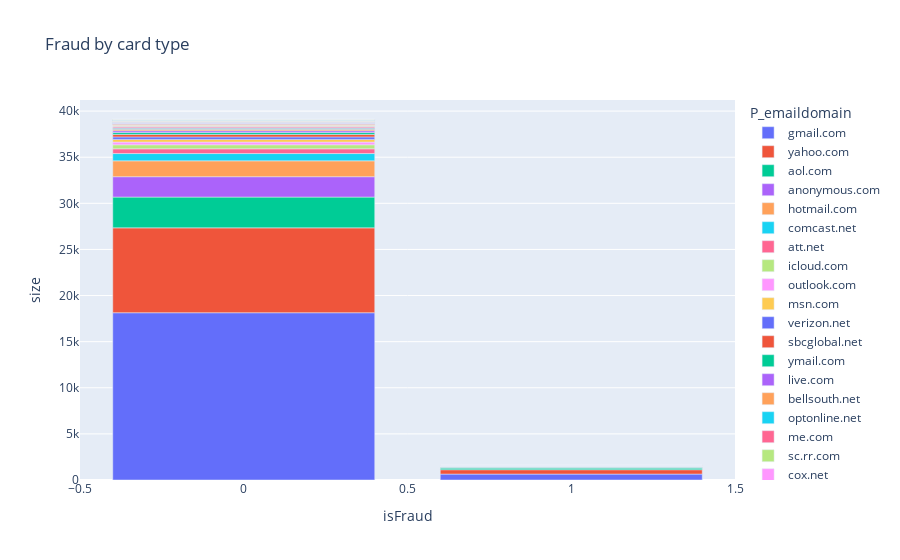

The code cell stored with this chart in its notebook:
### Code cell
px.bar(train_full_post.groupby(["isFraud", "P_emaildomain"], as_index=False).size().sort_values(by='size', ascending=False),\
        x="isFraud", y="size", color="P_emaildomain", title="Fraud by card type")

### Figure 1 — Plotly figure (JSON) as saved in the notebook; plotly's stock layout.template omitted (floating-point values rounded to 4 significant figures)
{"data": [{"alignmentgroup": "True", "hovertemplate": "P_emaildomain=gmail.com<br>isFraud=%{x}<br>size=%{y}<extra></extra>", "legendgroup": "gmail.com", "marker": {"color": "#636efa", "pattern": {"shape": ""}}, "name": "gmail.com", "offsetgroup": "gmail.com", "orientation": "v", "showlegend": true, "textposition": "auto", "type": "bar", "x": [0, 1], "xaxis": "x", "y": [18137, 641], "yaxis": "y"}, {"alignmentgroup": "True", "hovertemplate": "P_emaildomain=yahoo.com<br>isFraud=%{x}<br>size=%{y}<extra></extra>", "legendgroup": "yahoo.com", "marker": {"color": "#EF553B", "pattern": {"shape": ""}}, "name": "yahoo.com", "offsetgroup": "yahoo.com", "orientation": "v", "showlegend": true, "textposition": "auto", "type": "bar", "x": [0, 1], "xaxis": "x", "y": [9204, 475], "yaxis": "y"}, {"alignmentgroup": "True", "hovertemplate": "P_emaildomain=aol.com<br>isFraud=%{x}<br>size=%{y}<extra></extra>", "legendgroup": "aol.com", "marker": {"color": "#00cc96", "pattern": {"shape": ""}}, "name": "aol.com", "offsetgroup": "aol.com", "orientation": "v", "showlegend": true, "textposition": "auto", "type": "bar", "x": [0, 1], "xaxis": "x", "y": [3335, 176], "yaxis": "y"}, {"alignmentgroup": "True", "hovertemplate": "P_emaildomain=anonymous.com<br>isFraud=%{x}<br>size=%{y}<extra></extra>", "legendgroup": "anonymous.com", "marker": {"color": "#ab63fa", "pattern": {"shape": ""}}, "name": "anonymous.com", "offsetgroup": "anonymous.com", "orientation": "v", "showlegend": true, "textposition": "auto", "type": "bar", "x": [0, 1], "xaxis": "x", "y": [2212, 45], "yaxis": "y"}, {"alignmentgroup": "True", "hovertemplate": "P_emaildomain=hotmail.com<br>isFraud=%{x}<br>size=%{y}<extra></extra>", "legendgroup": "hotmail.com", "marker": {"color": "#FFA15A", "pattern": {"shape": ""}}, "name": "hotmail.com", "offsetgroup": "hotmail.com", "orientation": "v", "showlegend": true, "textposition": "auto", "type": "bar", "x": [0, 1], "xaxis": "x", "y": [1719, 49], "yaxis": "y"}, {"alignmentgroup": "True", "hovertemplate": "P_emaildomain=comcast.net<br>isFraud=%{x}<br>size=%{y}<extra></extra>", "legendgroup": "comcast.net", "marker": {"color": "#19d3f3", "pattern": {"shape": ""}}, "name": "comcast.net", "offsetgroup": "comcast.net", "orientation": "v", "showlegend": true, "textposition": "auto", "type": "bar", "x": [0, 1], "xaxis": "x", "y": [791, 82], "yaxis": "y"}, {"alignmentgroup": "True", "hovertemplate": "P_emaildomain=att.net<br>isFraud=%{x}<br>size=%{y}<extra></extra>", "legendgroup": "att.net", "marker": {"color": "#FF6692", "pattern": {"shape": ""}}, "name": "att.net", "offsetgroup": "att.net", "orientation": "v", "showlegend": true, "textposition": "auto", "type": "bar", "x": [0], "xaxis": "x", "y": [513], "yaxis": "y"}, {"alignmentgroup": "True", "hovertemplate": "P_emaildomain=icloud.com<br>isFraud=%{x}<br>size=%{y}<extra></extra>", "legendgroup": "icloud.com", "marker": {"color": "#B6E880", "pattern": {"shape": ""}}, "name": "icloud.com", "offsetgroup": "icloud.com", "orientation": "v", "showlegend": true, "textposition": "auto", "type": "bar", "x": [0, 1], "xaxis": "x", "y": [433, 12], "yaxis": "y"}, {"alignmentgroup": "True", "hovertemplate": "P_emaildomain=outlook.com<br>isFraud=%{x}<br>size=%{y}<extra></extra>", "legendgroup": "outlook.com", "marker": {"color": "#FF97FF", "pattern": {"shape": ""}}, "name": "outlook.com", "offsetgroup": "outlook.com", "orientation": "v", "showlegend": true, "textposition": "auto", "type": "bar", "x": [0, 1], "xaxis": "x", "y": [295, 5], "yaxis": "y"}, {"alignmentgroup": "True", "hovertemplate": "P_emaildomain=msn.com<br>isFraud=%{x}<br>size=%{y}<extra></extra>", "legendgroup": "msn.com", "marker": {"color": "#FECB52", "pattern": {"shape": ""}}, "name": "msn.com", "offsetgroup": "msn.com", "orientation": "v", "showlegend": true, "textposition": "auto", "type": "bar", "x": [0, 1], "xaxis": "x", "y": [293, 26], "yaxis": "y"}, {"alignmentgroup": "True", "hovertemplate": "P_emaildomain=verizon.net<br>isFraud=%{x}<br>size=%{y}<extra></extra>", "legendgroup": "verizon.net", "marker": {"color": "#636efa", "pattern": {"shape": ""}}, "name": "verizon.net", "offsetgroup": "verizon.net", "orientation": "v", "showlegend": true, "textposition": "auto", "type": "bar", "x": [0], "xaxis": "x", "y": [270], "yaxis": "y"}, {"alignmentgroup": "True", "hovertemplate": "P_emaildomain=sbcglobal.net<br>isFraud=%{x}<br>size=%{y}<extra></extra>", "legendgroup": "sbcglobal.net", "marker": {"color": "#EF553B", "pattern": {"shape": ""}}, "name": "sbcglobal.net", "offsetgroup": "sbcglobal.net", "orientation": "v", "showlegend": true, "textposition": "auto", "type": "bar", "x": [0, 1], "xaxis": "x", "y": [261, 1], "yaxis": "y"}, {"alignmentgroup": "True", "hovertemplate": "P_emaildomain=ymail.com<br>isFraud=%{x}<br>size=%{y}<extra></extra>", "legendgroup": "ymail.com", "marker": {"color": "#00cc96", "pattern": {"shape": ""}}, "name": "ymail.com", "offsetgroup": "ymail.com", "orientation": "v", "showlegend": true, "textposition": "auto", "type": "bar", "x": [0, 1], "xaxis": "x", "y": [207, 2], "yaxis": "y"}, {"alignmentgroup": "True", "hovertemplate": "P_emaildomain=live.com<br>isFraud=%{x}<br>size=%{y}<extra></extra>", "legendgroup": "live.com", "marker": {"color": "#ab63fa", "pattern": {"shape": ""}}, "name": "live.com", "offsetgroup": "live.com", "orientation": "v", "showlegend": true, "textposition": "auto", "type": "bar", "x": [0, 1], "xaxis": "x", "y": [199, 8], "yaxis": "y"}, {"alignmentgroup": "True", "hovertemplate": "P_emaildomain=bellsouth.net<br>isFraud=%{x}<br>size=%{y}<extra></extra>", "legendgroup": "bellsouth.net", "marker": {"color": "#FFA15A", "pattern": {"shape": ""}}, "name": "bellsouth.net", "offsetgroup": "bellsouth.net", "orientation": "v", "showlegend": true, "textposition": "auto", "type": "bar", "x": [0, 1], "xaxis": "x", "y": [162, 16], "yaxis": "y"}, {"alignmentgroup": "True", "hovertemplate": "P_emaildomain=optonline.net<br>isFraud=%{x}<br>size=%{y}<extra></extra>", "legendgroup": "optonline.net", "marker": {"color": "#19d3f3", "pattern": {"shape": ""}}, "name": "optonline.net", "offsetgroup": "optonline.net", "orientation": "v", "showlegend": true, "textposition": "auto", "type": "bar", "x": [0, 1], "xaxis": "x", "y": [122, 3], "yaxis": "y"}, {"alignmentgroup": "True", "hovertemplate": "P_emaildomain=me.com<br>isFraud=%{x}<br>size=%{y}<extra></extra>", "legendgroup": "me.com", "marker": {"color": "#FF6692", "pattern": {"shape": ""}}, "name": "me.com", "offsetgroup": "me.com", "orientation": "v", "showlegend": true, "textposition": "auto", "type": "bar", "x": [0, 1], "xaxis": "x", "y": [115, 1], "yaxis": "y"}, {"alignmentgroup": "True", "hovertemplate": "P_emaildomain=sc.rr.com<br>isFraud=%{x}<br>size=%{y}<extra></extra>", "legendgroup": "sc.rr.com", "marker": {"color": "#B6E880", "pattern": {"shape": ""}}, "name": "sc.rr.com", "offsetgroup": "sc.rr.com", "orientation": "v", "showlegend": true, "textposition": "auto", "type": "bar", "x": [0], "xaxis": "x", "y": [100], "yaxis": "y"}, {"alignmentgroup": "True", "hovertemplate": "P_emaildomain=cox.net<br>isFraud=%{x}<br>size=%{y}<extra></extra>", "legendgroup": "cox.net", "marker": {"color": "#FF97FF", "pattern": {"shape": ""}}, "name": "cox.net", "offsetgroup": "cox.net", "orientation": "v", "showlegend": true, "textposition": "auto", "type": "bar", "x": [0, 1], "xaxis": "x", "y": [82, 3], "yaxis": "y"}, {"alignmentgroup": "True", "hovertemplate": "P_emaildomain=earthlink.net<br>isFraud=%{x}<br>size=%{y}<extra></extra>", "legendgroup": "earthlink.net", "marker": {"color": "#FECB52", "pattern": {"shape": ""}}, "name": "earthlink.net", "offsetgroup": "earthlink.net", "orientation": "v", "showlegend": true, "textposition": "auto", "type": "bar", "x": [0], "xaxis": "x", "y": [60], "yaxis": "y"}, {"alignmentgroup": "True", "hovertemplate": "P_emaildomain=rocketmail.com<br>isFraud=%{x}<br>size=%{y}<extra></extra>", "legendgroup": "rocketmail.com", "marker": {"color": "#636efa", "pattern": {"shape": ""}}, "name": "rocketmail.com", "offsetgroup": "rocketmail.com", "orientation": "v", "showlegend": true, "textposition": "auto", "type": "bar", "x": [0], "xaxis": "x", "y": [50], "yaxis": "y"}, {"alignmentgroup": "True", "hovertemplate": "P_emaildomain=twc.com<br>isFraud=%{x}<br>size=%{y}<extra></extra>", "legendgroup": "twc.com", "marker": {"color": "#EF553B", "pattern": {"shape": ""}}, "name": "twc.com", "offsetgroup": "twc.com", "orientation": "v", "showlegend": true, "textposition": "auto", "type": "bar", "x": [0], "xaxis": "x", "y": [48], "yaxis": "y"}, {"alignmentgroup": "True", "hovertemplate": "P_emaildomain=juno.com<br>isFraud=%{x}<br>size=%{y}<extra></extra>", "legendgroup": "juno.com", "marker": {"color": "#00cc96", "pattern": {"shape": ""}}, "name": "juno.com", "offsetgroup": "juno.com", "orientation": "v", "showlegend": true, "textposition": "auto", "type": "bar", "x": [0], "xaxis": "x", "y": [47], "yaxis": "y"}, {"alignmentgroup": "True", "hovertemplate": "P_emaildomain=roadrunner.com<br>isFraud=%{x}<br>size=%{y}<extra></extra>", "legendgroup": "roadrunner.com", "marker": {"color": "#ab63fa", "pattern": {"shape": ""}}, "name": "roadrunner.com", "offsetgroup": "roadrunner.com", "orientation": "v", "showlegend": true, "textposition": "auto", "type": "bar", "x": [0], "xaxis": "x", "y": [46], "yaxis": "y"}, {"alignmentgroup": "True", "hovertemplate": "P_emaildomain=charter.net<br>isFraud=%{x}<br>size=%{y}<extra></extra>", "legendgroup": "charter.net", "marker": {"color": "#FFA15A", "pattern": {"shape": ""}}, "name": "charter.net", "offsetgroup": "charter.net", "orientation": "v", "showlegend": true, "textposition": "auto", "type": "bar", "x": [0, 1], "xaxis": "x", "y": [43, 8], "yaxis": "y"}, {"alignmentgroup": "True", "hovertemplate": "P_emaildomain=frontier.com<br>isFraud=%{x}<br>size=%{y}<extra></extra>", "legendgroup": "frontier.com", "marker": {"color": "#19d3f3", "pattern": {"shape": ""}}, "name": "frontier.com", "offsetgroup": "frontier.com", "orientation": "v", "showlegend": true, "textposition": "auto", "type": "bar", "x": [0], "xaxis": "x", "y": [42], "yaxis": "y"}, {"alignmentgroup": "True", "hovertemplate": "P_emaildomain=mail.com<br>isFraud=%{x}<br>size=%{y}<extra></extra>", "legendgroup": "mail.com", "marker": {"color": "#FF6692", "pattern": {"shape": ""}}, "name": "mail.com", "offsetgroup": "mail.com", "orientation": "v", "showlegend": true, "textposition": "auto", "type": "bar", "x": [0, 1], "xaxis": "x", "y": [37, 19], "yaxis": "y"}, {"alignmentgroup": "True", "hovertemplate": "P_emaildomain=cableone.net<br>isFraud=%{x}<br>size=%{y}<extra></extra>", "legendgroup": "cableone.net", "marker": {"color": "#B6E880", "pattern": {"shape": ""}}, "name": "cableone.net", "offsetgroup": "cableone.net", "orientation": "v", "showlegend": true, "textposition": "auto", "type": "bar", "x": [0, 1], "xaxis": "x", "y": [37, 1], "yaxis": "y"}, {"alignmentgroup": "True", "hovertemplate": "P_emaildomain=gmail<br>isFraud=%{x}<br>size=%{y}<extra></extra>", "legendgroup": "gmail", "marker": {"color": "#FF97FF", "pattern": {"shape": ""}}, "name": "gmail", "offsetgroup": "gmail", "orientation": "v", "showlegend": true, "textposition": "auto", "type": "bar", "x": [0, 1], "xaxis": "x", "y": [35, 2], "yaxis": "y"}, {"alignmentgroup": "True", "hovertemplate": "P_emaildomain=aim.com<br>isFraud=%{x}<br>size=%{y}<extra></extra>", "legendgroup": "aim.com", "marker": {"color": "#FECB52", "pattern": {"shape": ""}}, "name": "aim.com", "offsetgroup": "aim.com", "orientation": "v", "showlegend": true, "textposition": "auto", "type": "bar", "x": [0, 1], "xaxis": "x", "y": [34, 4], "yaxis": "y"}, {"alignmentgroup": "True", "hovertemplate": "P_emaildomain=frontiernet.net<br>isFraud=%{x}<br>size=%{y}<extra></extra>", "legendgroup": "frontiernet.net", "marker": {"color": "#636efa", "pattern": {"shape": ""}}, "name": "frontiernet.net", "offsetgroup": "frontiernet.net", "orientation": "v", "showlegend": true, "textposition": "auto", "type": "bar", "x": [0], "xaxis": "x", "y": [34], "yaxis": "y"}, {"alignmentgroup": "True", "hovertemplate": "P_emaildomain=netzero.com<br>isFraud=%{x}<br>size=%{y}<extra></extra>", "legendgroup": "netzero.com", "marker": {"color": "#EF553B", "pattern": {"shape": ""}}, "name": "netzero.com", "offsetgroup": "netzero.com", "orientation": "v", "showlegend": true, "textposition": "auto", "type": "bar", "x": [0], "xaxis": "x", "y": [30], "yaxis": "y"}, {"alignmentgroup": "True", "hovertemplate": "P_emaildomain=suddenlink.net<br>isFraud=%{x}<br>size=%{y}<extra></extra>", "legendgroup": "suddenlink.net", "marker": {"color": "#00cc96", "pattern": {"shape": ""}}, "name": "suddenlink.net", "offsetgroup": "suddenlink.net", "orientation": "v", "showlegend": true, "textposition": "auto", "type": "bar", "x": [0], "xaxis": "x", "y": [29], "yaxis": "y"}, {"alignmentgroup": "True", "hovertemplate": "P_emaildomain=windstream.net<br>isFraud=%{x}<br>size=%{y}<extra></extra>", "legendgroup": "windstream.net", "marker": {"color": "#ab63fa", "pattern": {"shape": ""}}, "name": "windstream.net", "offsetgroup": "windstream.net", "orientation": "v", "showlegend": true, "textposition": "auto", "type": "bar", "x": [0], "xaxis": "x", "y": [24], "yaxis": "y"}, {"alignmentgroup": "True", "hovertemplate": "P_emaildomain=centurylink.net<br>isFraud=%{x}<br>size=%{y}<extra></extra>", "legendgroup": "centurylink.net", "marker": {"color": "#FFA15A", "pattern": {"shape": ""}}, "name": "centurylink.net", "offsetgroup": "centurylink.net", "orientation": "v", "showlegend": true, "textposition": "auto", "type": "bar", "x": [0], "xaxis": "x", "y": [19], "yaxis": "y"}, {"alignmentgroup": "True", "hovertemplate": "P_emaildomain=netzero.net<br>isFraud=%{x}<br>size=%{y}<extra></extra>", "legendgroup": "netzero.net", "marker": {"color": "#19d3f3", "pattern": {"shape": ""}}, "name": "netzero.net", "offsetgroup": "netzero.net", "orientation": "v", "showlegend": true, "textposition": "auto", "type": "bar", "x": [0], "xaxis": "x", "y": [19], "yaxis": "y"}, {"alignmentgroup": "True", "hovertemplate": "P_emaildomain=embarqmail.com<br>isFraud=%{x}<br>size=%{y}<extra></extra>", "legendgroup": "embarqmail.com", "marker": {"color": "#FF6692", "pattern": {"shape": ""}}, "name": "embarqmail.com", "offsetgroup": "embarqmail.com", "orientation": "v", "showlegend": true, "textposition": "auto", "type": "bar", "x": [0, 1], "xaxis": "x", "y": [18, 7], "yaxis": "y"}, {"alignmentgroup": "True", "hovertemplate": "P_emaildomain=cfl.rr.com<br>isFraud=%{x}<br>size=%{y}<extra></extra>", "legendgroup": "cfl.rr.com", "marker": {"color": "#B6E880", "pattern": {"shape": ""}}, "name": "cfl.rr.com", "offsetgroup": "cfl.rr.com", "orientation": "v", "showlegend": true, "textposition": "auto", "type": "bar", "x": [0], "xaxis": "x", "y": [15], "yaxis": "y"}, {"alignmentgroup": "True", "hovertemplate": "P_emaildomain=q.com<br>isFraud=%{x}<br>size=%{y}<extra></extra>", "legendgroup": "q.com", "marker": {"color": "#FF97FF", "pattern": {"shape": ""}}, "name": "q.com", "offsetgroup": "q.com", "orientation": "v", "showlegend": true, "textposition": "auto", "type": "bar", "x": [0], "xaxis": "x", "y": [11], "yaxis": "y"}, {"alignmentgroup": "True", "hovertemplate": "P_emaildomain=mac.com<br>isFraud=%{x}<br>size=%{y}<extra></extra>", "legendgroup": "mac.com", "marker": {"color": "#FECB52", "pattern": {"shape": ""}}, "name": "mac.com", "offsetgroup": "mac.com", "orientation": "v", "showlegend": true, "textposition": "auto", "type": "bar", "x": [0, 1], "xaxis": "x", "y": [10, 7], "yaxis": "y"}, {"alignmentgroup": "True", "hovertemplate": "P_emaildomain=ptd.net<br>isFraud=%{x}<br>size=%{y}<extra></extra>", "legendgroup": "ptd.net", "marker": {"color": "#636efa", "pattern": {"shape": ""}}, "name": "ptd.net", "offsetgroup": "ptd.net", "orientation": "v", "showlegend": true, "textposition": "auto", "type": "bar", "x": [0], "xaxis": "x", "y": [4], "yaxis": "y"}, {"alignmentgroup": "True", "hovertemplate": "P_emaildomain=protonmail.com<br>isFraud=%{x}<br>size=%{y}<extra></extra>", "legendgroup": "protonmail.com", "marker": {"color": "#EF553B", "pattern": {"shape": ""}}, "name": "protonmail.com", "offsetgroup": "protonmail.com", "orientation": "v", "showlegend": true, "textposition": "auto", "type": "bar", "x": [1, 0], "xaxis": "x", "y": [1, 1], "yaxis": "y"}], "layout": {"barmode": "relative", "legend": {"title": {"text": "P_emaildomain"}, "tracegroupgap": 0}, "title": {"text": "Fraud by card type"}, "xaxis": {"anchor": "y", "domain": [0, 1], "title": {"text": "isFraud"}}, "yaxis": {"anchor": "x", "domain": [0, 1], "title": {"text": "size"}}}}
